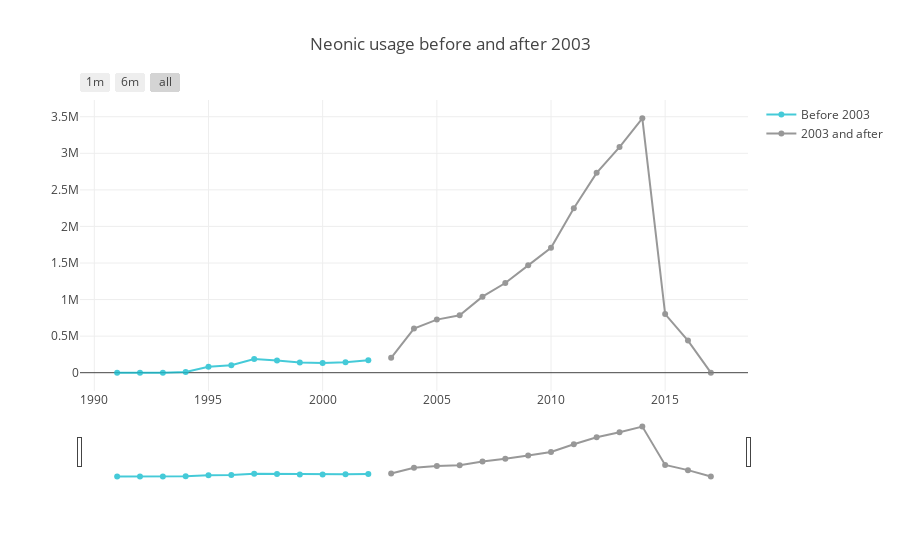

Notebook code cell kept with this figure:
### Markdown cell above
# Let's start small
<b>Exploring neonic amounts used before and after 2003</b>

### Code cell
#df_pre_2003.groupby(['year'])['nAllNeonic'].sum().plot(color='red')
#plt.title("Neonic usage prior to 2003")
df_summed = df_pre_2003.groupby(['year']) ['nAllNeonic'].sum().reset_index()
df_summed2= df_2003.groupby(['year']) ['nAllNeonic'].sum().reset_index()
#data=[go.Bar(x=df_summed.year, y=df_summed.nAllNeonic)]

#iplot(data, filename='testbar')
trace_high = go.Scatter(
    x=df_summed.year,
    y=df_summed.nAllNeonic,
    name = "Before 2003",
    line = dict(color = '#17BECF'),
    opacity = 0.8)

trace_low = go.Scatter(
    x=df_summed2.year,
    y=df_summed2.nAllNeonic,
    name = "2003 and after",
    line = dict(color = '#7F7F7F'),
    opacity = 0.8)

data = [trace_high,trace_low]

layout = dict(
    title='Neonic usage before and after 2003',
    xaxis=dict(
        rangeselector=dict(
            buttons=list([
                dict(count=5,
                     label='1m',
                     step='year',
                     stepmode='backward'),
                dict(count=22,
                     label='6m',
                     step='year',
                     stepmode='backward'),
                dict(step='all')
            ])
        ),
        rangeslider=dict(
            visible = True
        ),
        type='date'
    )
)

fig = dict(data=data, layout=layout)
iplot(fig, filename = "Time Series with Rangeslider")

### Figure 1 — Plotly figure (JSON) as saved in the notebook; plotly's stock layout.template omitted (floating-point values rounded to 4 significant figures)
{"data": [{"line": {"color": "#17BECF"}, "name": "Before 2003", "opacity": 0.8, "type": "scatter", "uid": "dc5dd242-c90a-11e8-83c6-d05099a30b15", "x": [1991, 1992, 1993, 1994, 1995, 1996, 1997, 1998, 1999, 2000, 2001, 2002], "y": [0, 0, 0, 11210.0, 82130.0, 101000.0, 185900.0, 166300.0, 140200.0, 133900.0, 143700.0, 168700.0]}, {"line": {"color": "#7F7F7F"}, "name": "2003 and after", "opacity": 0.8, "type": "scatter", "uid": "dc5dd243-c90a-11e8-9671-d05099a30b15", "x": [2003, 2004, 2005, 2006, 2007, 2008, 2009, 2010, 2011, 2012, 2013, 2014, 2015, 2016, 2017], "y": [203300.0, 604100.0, 725900.0, 784600.0, 1040000.0, 1226000.0, 1468000.0, 1709000.0, 2247000.0, 2733000.0, 3085000.0, 3478000.0, 801100.0, 438800.0, 0]}], "layout": {"title": "Neonic usage before and after 2003", "xaxis": {"rangeselector": {"buttons": [{"count": 5, "label": "1m", "step": "year", "stepmode": "backward"}, {"count": 22, "label": "6m", "step": "year", "stepmode": "backward"}, {"step": "all"}]}, "rangeslider": {"visible": true}, "type": "date"}}}
